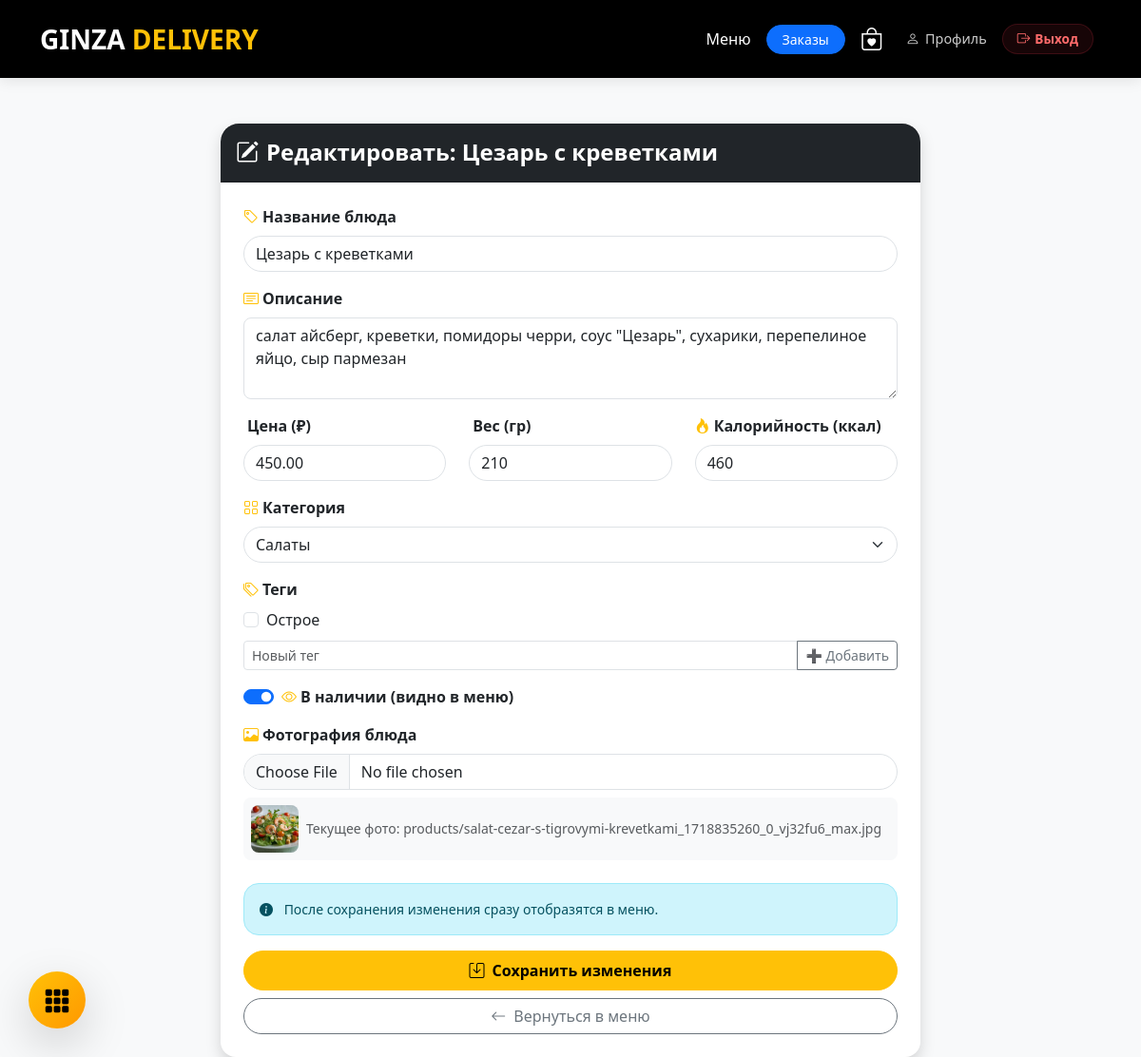
The app's page /product/edit/3/ (signed in) with its own data.
### main/models.py (models this page shows, shortened)
class Product(models.Model):
    DISH_TYPE_CHOICES = [
        ('salad', 'Салат'),
        ('soup', 'Суп'),
        ('main', 'Горячее блюдо'),
        ('side', 'Гарнир'),
        ('sauce', 'Соус'),
        ('drink', 'Напиток'),
        ('dessert', 'Десерт'),
        ('other', 'Другое'),
    ]
    category = models.ForeignKey(Category, related_name='products', on_delete=models.CASCADE, verbose_name='Категория')
    name = models.CharField('Название блюда', max_length=255)
    description = models.TextField('Описание (состав)', blank=True)
    price = models.DecimalField('Цена', max_digits=10, decimal_places=2)
    weight = models.IntegerField('Вес (гр/мл)', null=True, blank=True)
    calories = models.IntegerField('Калорийность (ккал)', null=True, blank=True, default=0,
                                   validators=[MinValueValidator(0), MaxValueValidator(2000)])
    image = models.ImageField('Фото блюда', upload_to='products/', blank=True, null=True)
    is_active = models.BooleanField('В наличии', default=True)
    tags = models.ManyToManyField(Tag, blank=True, verbose_name="Теги")
    dish_type = models.CharField('Тип блюда', max_length=20, choices=DISH_TYPE_CHOICES, default='other')
    class Meta:
        verbose_name = 'Блюдо'
        verbose_name_plural = 'Блюда'

class Category(models.Model):
    name = models.CharField('Название категории', max_length=100)
    class Meta:
        verbose_name = 'Категория'
        verbose_name_plural = 'Категории'

class Tag(models.Model):
    name = models.CharField("Название", max_length=50)
    icon_class = models.CharField("Bootstrap Icon Class", max_length=50, help_text="Например: bi-fire")

### main/views.py (the view, shortened to what this page needs)
# urls.py: path('product/edit/<int:product_id>/', views.edit_product, name='edit_product'),
@staff_member_required
def edit_product(request, product_id):
    product = get_object_or_404(Product, id=product_id)
    categories = Category.objects.all()
    return render(request, 'main/edit_product.html', {
        'product': product,
        'categories': categories,
        'all_tags': Tag.objects.all(),
    })

### main/templates/main/edit_product.html (shortened to what this page needs)
{% extends 'base.html' %}
{% block content %}
<div class="container mt-5">
    <div class="row justify-content-center">
        <div class="col-md-8">
            <div class="card shadow rounded-4 border-0">
                <div class="card-header bg-dark text-white py-3" style="border-radius: 1.2rem 1.2rem 0 0;">
                    <h4 class="mb-0 fw-bold">
                        <i class="bi bi-pencil-square me-2"></i>Редактировать: {{ product.name }}
                    </h4>
                </div>
                <div class="card-body p-4">
                    <form method="post" enctype="multipart/form-data" id="editProductForm">
                        <div class="mb-3">
                            <label class="form-label fw-bold">
                                <i class="bi bi-tag me-1 text-warning"></i>Название блюда
                            </label>
                            <input type="text" name="name" class="form-control rounded-pill" value="{{ product.name }}" required>
                        </div>
                        <div class="mb-3">
                            <label class="form-label fw-bold">
                                <i class="bi bi-card-text me-1 text-warning"></i>Описание
                            </label>
                            <textarea name="description" class="form-control rounded-3" rows="3" placeholder="Состав блюда, особенности...">{{ product.description }}</textarea>
                        </div>
                        <div class="row">
                            <div class="col-md-4 mb-3">
                                <label class="form-label fw-bold">
                                    Цена (₽)
                                </label>
                                <input type="number" step="0.01" name="price" class="form-control rounded-pill" value="{{ product.price|stringformat:'.2f'|safe }}" required>
                            </div>
                            <div class="col-md-4 mb-3">
                                <label class="form-label fw-bold">
                                    Вес (гр)
                                </label>
                                <input type="number" name="weight" class="form-control rounded-pill" value="{{ product.weight }}">
                            </div>
                            <div class="col-md-4 mb-3">
                                <label class="form-label fw-bold">
                                    <i class="bi bi-fire me-1 text-warning"></i>Калорийность (ккал)
                                </label>
                                <input type="number" name="calories" class="form-control rounded-pill"
                                        value="{{ product.calories|default:0 }}"
                                        placeholder="Калории ккал" min="0" max="2000" step="1">
                            </div>
                        </div>
                        <div class="mb-3">
                            <label class="form-label fw-bold">
                                <i class="bi bi-grid me-1 text-warning"></i>Категория
                            </label>
                            <select name="category" class="form-select rounded-pill">
                                {% for category in categories %}
                                <option value="{{ category.id }}" {% if category.id == product.category.id %}selected{% endif %}>
                                    {{ category.name }}
                                </option>
                                {% endfor %}
                            </select>
                        </div>
                        <div class="mb-3">
                            <label class="form-label fw-bold">
                                <i class="bi bi-tags me-1 text-warning"></i>Теги
                            </label>
                            <div class="d-flex flex-wrap gap-2 mb-2" id="tags-checkboxes">
                                {% for tag in all_tags %}
                                    <div class="form-check">
                                        <input class="form-check-input" type="checkbox" name="tags" value="{{ tag.id }}"
                                            id="tag_{{ tag.id }}_{{ product.id }}"
                                            {% if tag in product.tags.all %}checked{% endif %}>
                                        <label class="form-check-label" for="tag_{{ tag.id }}_{{ product.id }}">{{ tag.name }}</label>
                                    </div>
                                {% empty %}
                                    <span class="text-muted small">Нет созданных тегов. Создайте ниже.</span>
                                {% endfor %}
                            </div>
                            <div class="input-group input-group-sm">
                                <input type="text" class="form-control" placeholder="Новый тег" id="new-tag-name-edit-page">
                                <button class="btn btn-outline-secondary" type="button" onclick="createTagOnPage()">➕ Добавить</button>
                            </div>
                        </div>
                        <div class="mb-3">
                            <div class="form-check form-switch">
                                <input class="form-check-input" type="checkbox" name="is_active" id="activeSwitch" {% if product.is_active %}checked{% endif %}>
                                <label class="form-check-label fw-bold" for="activeSwitch">
                                    <i class="bi bi-eye me-1 text-warning"></i>В наличии (видно в меню)
                                </label>
                            </div>
                        </div>
                        <div class="mb-4">
                            <label class="form-label fw-bold">
                                <i class="bi bi-image me-1 text-warning"></i>Фотография блюда
                            </label>
                            <input type="file" name="image" class="form-control rounded-pill" accept="image/*">
                            {% if product.image %}
                                <div class="mt-2 p-2 bg-light rounded-3 d-flex align-items-center gap-2">
                                    <img src="{{ product.image.url }}" width="50" height="50" class="rounded-3 object-fit-cover">
                                    <div class="small text-muted">Текущее фото: {{ product.image.name }}</div>
                                </div>
                            {% endif %}
                        </div>
                        <div class="alert alert-info small rounded-4">
                            <i class="bi bi-info-circle-fill me-2"></i>
                            После сохранения изменения сразу отобразятся в меню.
                        </div>
                        <div class="d-grid gap-2">
                            <button type="submit" class="btn btn-warning fw-bold py-2 rounded-pill">
                                <i class="bi bi-save me-2"></i>Сохранить изменения
                            </button>
                            <a href="{% url 'menu' %}" class="btn btn-outline-secondary rounded-pill">
                                <i class="bi bi-arrow-left me-2"></i>Вернуться в меню
                            </a>
                        </div>
                    </form>
                </div>
            </div>
        </div>
    </div>
</div>
{% endblock %}

### main/templates/base.html (style rules this page uses)
:root { --ginza-gold: #ffc107; --ginza-dark: #212529; }
body { background-color: #f8f9fa; font-family: 'Segoe UI', Roboto, Helvetica, Arial, sans-serif; }
.btn, .product-card, .order-card { transition: transform 0.2s ease, box-shadow 0.2s ease; }

### main/templates/main/edit_product.html (style rules this page uses)
.object-fit-cover { object-fit: cover; }

### records on screen
Product: name "Цезарь с креветками", description "салат айсберг, креветки, помидоры черри, соус \"Цезарь\", сухарики, перепелиное яйцо, сыр пармезан", price "450.00", weight "210", calories "460", category "Салаты", is_active "☑", image (picture), image.name "products/salat-cezar-s-tigrovymi-krevetkami_1718835260_0_vj32fu6_max.jpg"
Tag: name "Острое"
